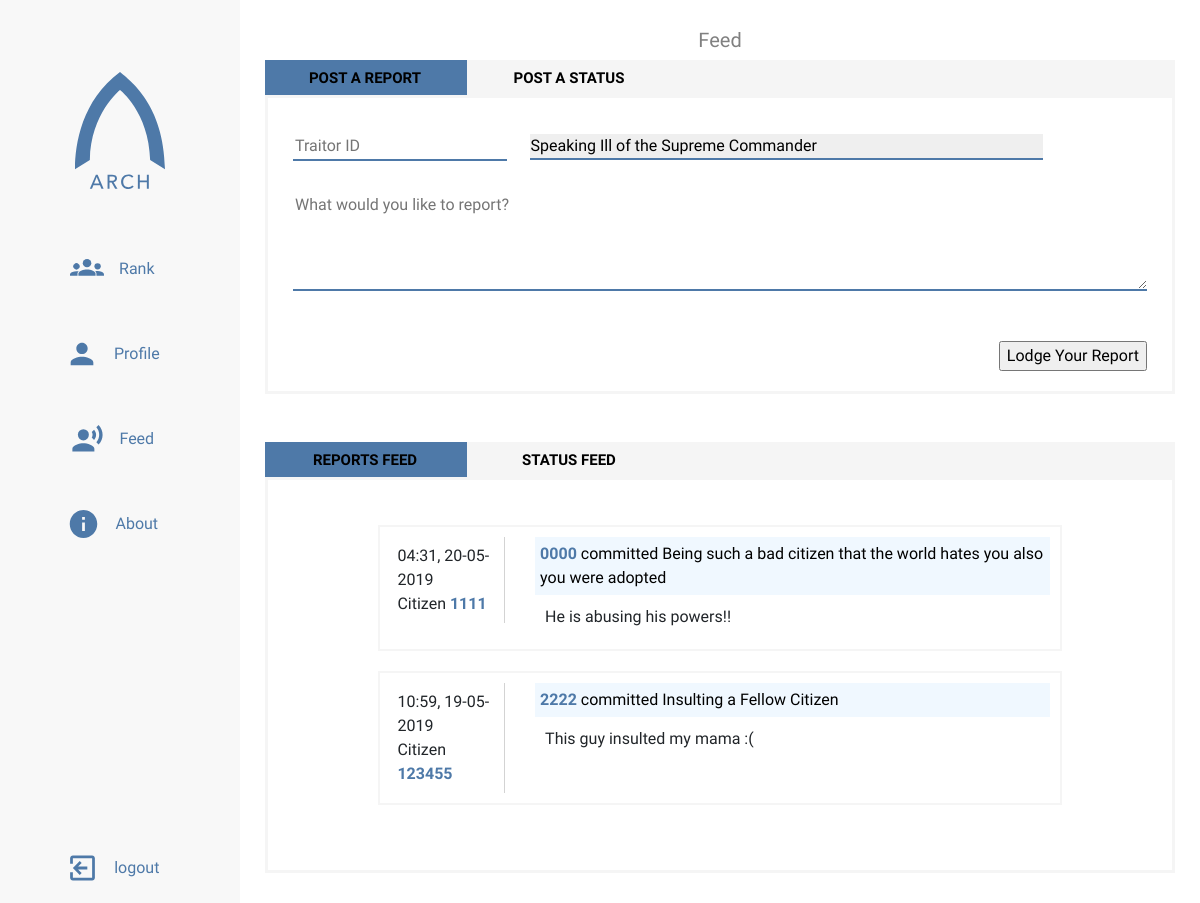
The page /feed (signed in) on the database its author committed.
### app/models.py (models this page shows, shortened)
class Report(db.Model):
    reporter_id = db.Column(db.String(12), db.ForeignKey('citizen.citizen_id'))
    reported_id = db.Column(db.String(12), db.ForeignKey('citizen.citizen_id'))
    report_id = db.Column(db.Integer, primary_key=True)
    time = db.Column(db.DateTime, index=True, default=datetime.utcnow)
    report_category = db.Column(db.String(64), default='betrayal')
    body = db.Column(db.String(140))

### app/routes.py (the view)
@app.route('/feed', methods=['GET', 'POST'])
@login_required
def feed():
    invalid_citizen = False
    submit_error = False
    status_page = request.args.get('status', 1, type=int)
    reports_page = request.args.get('reports', 1, type=int)
    form = CitizenReport(reporter=current_user.citizen_id)
    status_input = CitizenStatus()
    if form.validate_on_submit():
        reported = Citizen.query.filter_by(
            citizen_id=form.traitor.data).first()
        if reported is None:
            invalid_citizen = True
        else:
            try:
                reported.score = reported.score + float(form.category.data)
                db.session.commit()
                subject = value = dict(
                    form.category.choices).get(
                    form.category.data)
                new_report = Report(
                    reporter_id=current_user.citizen_id,
                    reported_id=reported.citizen_id,
                    report_id=gen_id(),
                    report_category=subject,
                    body=form.body.data)
                db.session.add(new_report)
                db.session.commit()
                print('Successful report submission')
            except Exception as score_error:
                print('Report submission error: ' + str(score_error))
    else:
        print('Report form validation error')
        print(form.errors)
    if status_input.validate_on_submit():
        try:
            current_citizen = Citizen.query.filter_by(
                citizen_id=current_user.citizen_id).first()
            if current_citizen is None:
                invalid_citizen = True
            else:
                current_citizen.score = current_citizen.score + \
                    float(status_input.status_category.data)
                db.session.commit()
                status_subject = dict(
                    status_input.status_category.choices).get(
                    status_input.status_category.data)
                new_status = Status(
                    citizen_id=current_user.citizen_id,
                    status_id=gen_id(),
                    status_category=status_subject,
                    body=status_input.status.data)
                db.session.add(new_status)
                db.session.commit()
                print('Status submission successful')
        except Exception as status_error:
            print('Status submission error: ' + str(status_error))
    else:
        print('Status form validation error')
        print(status_input.errors)
    reports = Report.query.order_by(
        Report.time.desc()).paginate(
        reports_page, 20, False)
    all_status = Status.query.order_by(
        Status.timestamp.desc()).paginate(
        status_page, 20, False)
    return render_template(
        'feed.html',
        title='Feed',
        form=form,
        reports=reports.items,
        status_input=status_input,
        statuses=all_status.items,
        invalid_citizen=invalid_citizen
    )

### app/forms.py
class CitizenReport(FlaskForm):
    traitor = StringField(
        "The Traitor's Citizen ID",
        render_kw={"placeholder": "Traitor ID"},
        validators=[DataRequired(), Length(min=4, max=8)])
    category = SelectField(
        'Type of Treason',
        render_kw={"placeholder": "Select an offense"},
        choices=offenses, validators=[DataRequired()])
    body = TextAreaField(
        'More about your report',
        render_kw={"placeholder": "What would you like to report?"})
    report_submit = SubmitField('Lodge Your Report')

class CitizenStatus(FlaskForm):
    status = TextAreaField(
        "What's on your mind?",
        render_kw={"placeholder": "What are you up to?"})
    status_category = SelectField(
        'Type of Activity',
        choices=activities,
        validators=[DataRequired()])
    status_submit = SubmitField('Submit Status')

### app/models.py (called while the page is built)
@login.user_loader
def get_user(citizen_id):
    return Citizen.query.get(citizen_id)

### app/templates/feed.html (shortened to what this page needs)
{% extends "sidebar-base.html" %}
{% block style %}
<link rel="stylesheet" type="text/css" href="{{ url_for('static', filename='styles/feed.css') }}">
{% endblock %}
{% block content %}
<div class="feedbox">
     <div class="container-fluid">
          <div id="formtabs" class="tab--slider">
               <ul id="formsections" class="tab--tabs">
                    <li class="tab-slider--trigger active" rel="report-tab">
                         Post a Report
                    </li>
                    <li class="tab-slider--trigger" rel="status-tab">
                         Post a Status
                    </li>
               </ul>
          </div>
          <div class="tab--container">
               <div id="report-tab" class="tab--body">
                    <form method="post" novalidate>
                         <div class="form-actions">
                              <div class="form-actions--container">
                                   {{ form.traitor(size=8) }}
                                   {{ form.category }}
                              </div>
                         </div>
                         <div class="form-body">
                              {{ form.body(size=140) }}
                         </div>
                         <div class="form-button">
                              {{ form.report_submit() }}
                         </div>
                    </form>
               </div>
          </div>
     </div>
     <br>
     <br>
     <div class="container-fluid">
          <div id="mainfeed" class="tab--slider2">
               <ul id="main-tabs" class="tab--tabs2">
                    <li class="tab-slider--trigger2 active2" rel="recent-reports">
                         Reports Feed
                    </li>
                    <li class="tab-slider--trigger2" rel="recent-stats">
                         Status Feed
                    </li>
               </ul>
          </div>
          <div class="tab--container2">
               <div id="recent-reports" class="tab--body2">
                    {% for report in reports %}
                         <div class="feed-post container-fluid">
                              <div class="poster">
                                   <span>{{ report.time.strftime('%H:%M, %d-%m-%Y') }}</span>
                                   <span>Citizen <a href="{{ url_for('profile', citizen_id=report.reporter_id) }}">{{ report.reporter_id }}</a></span>
                              </div>
                              <div class="post-main">
                                   <div class="post-chip">
                                        <a href="{{ url_for('profile', citizen_id=report.reported_id) }}">{{ report.reported_id }}</a> committed
                                        {{ report.report_category }}
                                   </div>
                                   <div class="post-body">
                                        {{ report.body }}
                                   </div>
                              </div>
                         </div>
                    {% endfor %}
               </div>
          </div>
     </div>
</div>
{% endblock content %}

### app/templates/sidebar-base.html (shortened to what this page needs)
{% extends "base.html" %}
{% block head %}
    <link rel="stylesheet" type="text/css" href="{{ url_for('static', filename='styles/sidebar.css') }}">
    {% block style %}{% endblock %}
{% endblock %}
{% block body %}
    <div class="grid-container">
        <div class="menu-icon">
        </div>
        <div class="title">
            <p>{{ title }}</p>
        </div>
        <aside class="sidenav">
        <ul class="sidenav-list ">
            <img id="nav-logo" src="{{ url_for('static', filename='assets/logotext.svg') }}" alt="Arch">
            <li class="nav-item"><a class="nav-link" href="{{ url_for('rank') }}">
                <img id="rank-icon" class="nav-icon icon" src="{{ url_for('static', filename='assets/rankicon.svg') }}">
                <p>Rank</p>
            </a></li>
            <li class="nav-item"><a class="nav-link" href="{{ url_for('profile_home') }}">
                <img id="profile-icon" class="nav-icon icon" src="{{ url_for('static', filename='assets/profileicon.svg') }}">
                <p>Profile</p>
            </a></li>
            <li class="nav-item"><a class="nav-link" href="{{ url_for('feed') }}">
                <img id="feed-icon" class="nav-icon icon" src="{{ url_for('static', filename='assets/feedicon.svg') }}">
                <p>Feed</p>
            </a></li>
            <li class="nav-item"><a class="nav-link" href="{{ url_for('about') }}">
                    <img id="about-icon" class="nav-icon icon" src="{{ url_for('static', filename='assets/infoicon.svg') }}">
                    <p>About</p>
            </a></li>
            <li class="nav-item nav-log">
            {% if current_user.is_anonymous %}
                <a class="nav-link" href="{{ url_for('login') }}">
                    <img id="login-icon" class="nav-icon icon" src="{{ url_for('static', filename='assets/loginicon.svg') }}">
                    <p>Login</p>
                </a>
            {% else %}
            <a class="nav-link" href="{{ url_for('logout') }}">
                <img id="logout-icon" class="nav-icon icon" src="{{ url_for('static', filename='assets/logouticon.svg') }}">
                <p>logout</p>
            </a>
            {% endif %}
            </li>
            </ul>
        </aside>
        <div class="main">
            {% block content %} {% endblock content %}
        </div>
    </div>
{% endblock %}

### app/templates/base.html (shortened to what this page needs)
<html lang="en">
    <head>
        <link rel="stylesheet" href="https://stackpath.bootstrapcdn.com/bootstrap/4.3.1/css/bootstrap.min.css">
        <link rel="stylesheet" type="text/css" href="{{ url_for('static', filename='styles/main.css') }}">
        {% block head %} {% endblock %}
    </head>
</html>
<body>
    {% block body %}{% endblock %}
</body>

### app/static/styles/main.css (style rules this page uses)
body { font-family: 'Questrial', sans-serif; overflow-x: hidden; margin: 0; padding: 0; box-sizing: border-box; }

### app/static/styles/sidebar.css (style rules this page uses)
.grid-container { display: grid; grid-template-columns: 1fr; grid-template-rows: 50px 1fr; grid-template-areas: "header" "main"; height: 100vh; }
.title { grid-area: header; justify-self: center; margin-top: 25px; font-size: 20px; color: #808080; }
.main { padding: 10px; grid-area: main; overflow-y: auto; overflow-x: hidden; }
.menu-icon { position: fixed; display: flex; top: 5px; left: 10px; align-items: center; justify-content: center; z-index: 1; cursor: pointer; padding: 12px; color: #4e79a8; }
.sidenav { grid-area: nav; display: flex; flex-direction: column; height: 100%; width: 100vw; position: fixed; overflow-y: auto; transform: translateX(-100vw); transition: all .4s ease-in-out; background-color: #f8f8f8; z-index: 3; }
.sidenav-list { padding: 0; margin: 0; list-style: none; }
@media only screen and (min-width: 750px) { .grid-container { grid-template-columns: 240px 1fr; grid-template-areas: "nav header" "nav main"; } }
@media only screen and (min-width: 750px) { .sidenav { width: 240px; position: relative; transform: translateX(0); } }
.sidenav ul { display: flex; align-items: center; flex-direction: column; height: 100vh; }
#nav-logo { width: 90px; margin-bottom: 5vh; margin-top: 8vh; }
.nav-item { width: 70%; margin-bottom: 15px; }
.nav-link { display: flex; justify-content: center; margin: 0; color: #4e79a8; height: 70px; }
.nav-icon { width: calc(10% + 20px); float: left; }
.nav-link p { margin: 15px; font-weight: lighter; }
.nav-log { margin-top: auto; margin-bottom: 0; }

### app/static/styles/feed.css (style rules this page uses)
.container-fluid { margin: 0; width: 100%; display: flex; justify-content: start; align-content: start; align-items: start; flex-direction: column; }
.tab--slider, .tab--slider2 { width: 100%; float: left; background-color: whitesmoke; }
.tab--container, .tab--container2 { width: 100%; margin-top: 0; border: 3px whitesmoke solid; }
.tab--container { padding: 0; }
.tab--container2 { margin-bottom: 20px; }
.tab--tabs, .tab--tabs2 { display: block; float: left; margin: 0; padding: 0; list-style: none; position: relative; overflow: hidden; background: whitesmoke; height: 35px; user-select: none; }
.tab--tabs::after, .tab--tabs2::after { content: ""; width: 50%; background: #4e79a8; color: white; height: 100%; position: absolute; top: 0; left: 0; transition: all 250ms ease-in-out; }
.tab-slider--trigger, .tab-slider--trigger2 { font-size: 15px; line-height: 1; font-weight: bold; color: black; text-transform: uppercase; text-align: center; padding: 11px 20px; position: relative; z-index: 2; width: 200px; cursor: pointer; display: inline-block; transition: color 250ms ease-in-out; user-select: none; }
.tab--body, .tab--body2 { width: 100%; margin-bottom: 20px; padding: 25px; }
.form-body { width: 100%; }
.form-body textarea { width: 100%; border: none; height: 100px; margin-bottom: 10px; border-bottom: 2px solid #4e79a8; }
.form-actions { margin-top: 10px; margin-bottom: 30px; width: 100%; display: flex; justify-content: start; align-items: start; align-content: start; flex-direction: column; }
.form-actions--container { width: 100%; }
.form-actions--container input { width: 25%; margin-right: 20px; border: none; border-bottom: #4e79a8 2px solid; }
.form-actions--container select { width: 60%; }
#report_submit, #status_submit { float: right; margin-bottom: 20px; margin-top: 40px; }
select { border: 0; outline: none; -webkit-appearance: none; -mox-appearance: none; border-bottom: #4e79a8 2px solid; color: black; transition: all .4 ease-in-out; }
select option { border: 0; border-bottom: 1px solid #4e79a8; padding: 10px; -webkit-appearance: none; -moz-appearance: none; }
.feed-post { width: 80%; display: flex; flex-direction: row; margin: 20px auto; align-content: start; justify-content: start; padding: 10px; border: 2px whitesmoke solid; cursor: pointer; transition: 0.4s; }
.poster { display: flex; align-content: center; justify-content: center; flex-direction: column; border-right: 1px lightgray solid; height: 100%; padding: 7px; }
.feed-post > .post-main { margin-left: 30px; width: 100%; display: flex; flex-direction: column; justify-content: start; align-content: start; }
.post-chip { background-color: aliceblue; color: black; text-align: left; width: 100%; padding: 5px; }
.post-main > .post-body { width: 100%; padding: 10px; background-color: white; }
a { text-decoration: none; font-weight: bold; color: #4e79a8; }

### rows shown on the page
Report: time "04:31, 20-05-2019", reporter_id "1111", reported_id "0000", report_category "Being such a bad citizen that the world hates you also you were adopted", body "He is abusing his powers!!"
Report: time "10:59, 19-05-2019", reporter_id "123455", reported_id "2222", report_category "Insulting a Fellow Citizen", body "This guy insulted my mama :("

### other values the page prints
{{ title }} "Feed"
